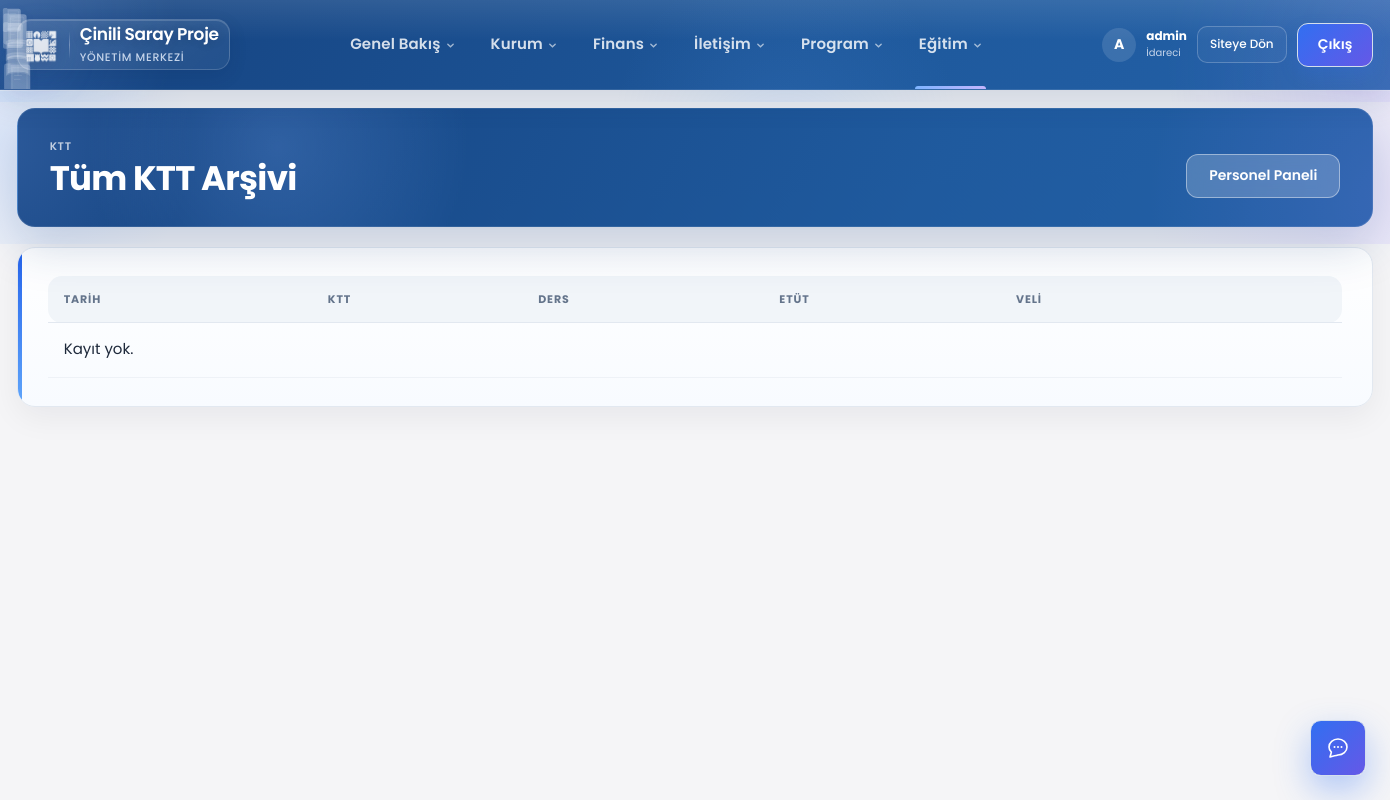
The app's page /yonetim/ktt/ (signed in), older data.
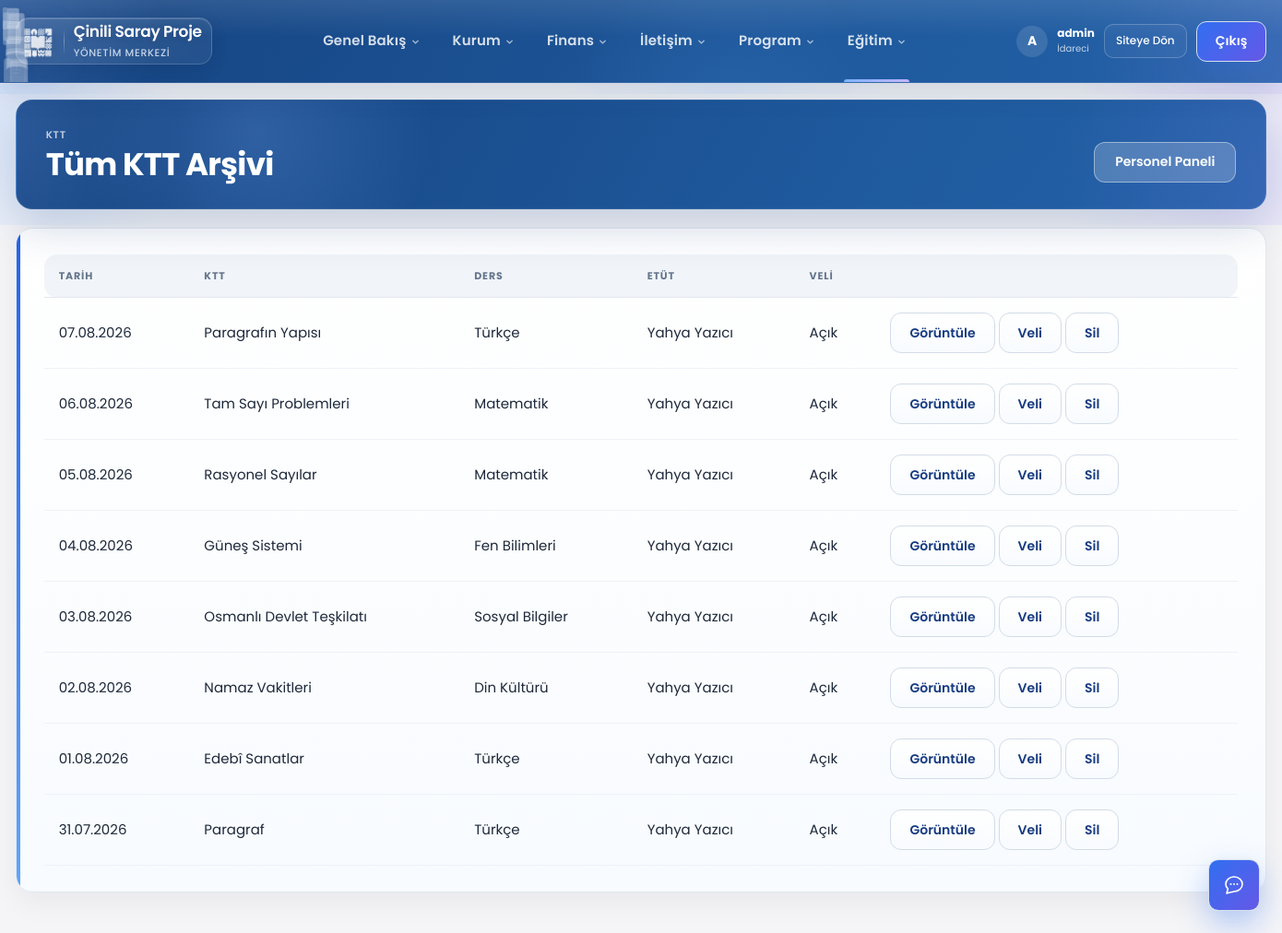
The same page, newer data.
### takip/ktt_models.py (models this page shows, shortened)
class KttSinav(models.Model):
    ad = models.CharField(max_length=200, verbose_name="KTT adı")
    ders = models.ForeignKey(
        "Ders",
        on_delete=models.PROTECT,
        related_name="ktt_sinavlari",
        verbose_name="Ders",
    )
    sinif_seviyesi = models.CharField(
        max_length=30,
        verbose_name="Sınıf seviyesi",
        help_text="Örn. 6, 7, 8",
    )
    hedef_siniflar = models.CharField(
        max_length=200,
        blank=True,
        verbose_name="Hedef sınıflar",
        help_text="Örn. 7-A, 7-B",
    )
    sinav_tarihi = models.DateField(verbose_name="Sınav tarihi")
    soru_sayisi = models.PositiveIntegerField(verbose_name="Soru sayısı")
    aciklama = models.TextField(blank=True, verbose_name="Açıklama")
    etut_hocasi = models.ForeignKey(
        "EtutHocasi",
        on_delete=models.PROTECT,
        related_name="ktt_sinavlari",
        verbose_name="Etüt hocası",
    )
    veliye_goster = models.BooleanField(
        default=True,
        verbose_name="Veli panelinde göster",
    )
    aktif = models.BooleanField(default=True, verbose_name="Aktif")
    olusturan = models.ForeignKey(
        User,
        on_delete=models.SET_NULL,
        null=True,
        blank=True,
        related_name="olusturdugu_ktt_sinavlari",
        verbose_name="Oluşturan",
    )
    olusturulma = models.DateTimeField(auto_now_add=True)
    guncellenme = models.DateTimeField(auto_now=True)
    class Meta:
        verbose_name = "KTT"
        verbose_name_plural = "KTT'ler"
        ordering = ["-sinav_tarihi", "-id"]

### takip/wave0_models.py (models this page shows, shortened)
class Ders(models.Model):
    ad = models.CharField(max_length=120, verbose_name="Ders adı")
    brans = models.ForeignKey(
        Brans,
        on_delete=models.SET_NULL,
        null=True,
        blank=True,
        related_name="dersler",
        verbose_name="Branş",
    )
    sira = models.PositiveIntegerField(default=0, verbose_name="Sıra")
    aktif = models.BooleanField(default=True, verbose_name="Aktif")
    class Meta:
        verbose_name = "Ders"
        verbose_name_plural = "Dersler"
        ordering = ["sira", "ad"]

### takip/models.py (models this page shows, shortened)
class EtutHocasi(models.Model):
    user = models.OneToOneField(
        User,
        on_delete=models.CASCADE,
        related_name="etut_profili",
        verbose_name="Kullanıcı hesabı",
    )
    ad_soyad = models.CharField(
        max_length=120,
        verbose_name="Ad soyad",
    )
    sorumlu_sinif_subeler = models.ManyToManyField(
        SinifSube,
        blank=True,
        related_name="etut_hocalari",
        verbose_name="Sorumlu olduğu sınıf ve şubeler",
    )
    aktif = models.BooleanField(
        default=True,
        verbose_name="Aktif",
    )
    class Meta:
        verbose_name = "Etüt hocası"
        verbose_name_plural = "Etüt hocaları"
        ordering = ["ad_soyad"]

### takip/ktt_yonetim_views.py (the view)
# urls.py: path("ktt/", ktt_views.ktt_listesi, name="ktt_listesi"),
@yonetici_gerekli
def ktt_listesi(request):
    if not can(request.user, "ktt", "view"):
        messages.error(request, "KTT modülüne erişim yok.")
        return redirect("yonetim:dashboard")
    sinavlar = (
        KttSinav.objects.filter(aktif=True)
        .select_related("ders", "etut_hocasi", "olusturan")
        .order_by("-sinav_tarihi", "-id")
    )
    ders = request.GET.get("ders")
    sinif = request.GET.get("sinif")
    if ders:
        sinavlar = sinavlar.filter(ders_id=ders)
    if sinif:
        sinavlar = sinavlar.filter(sinif_seviyesi=sinif)
    return render(
        request,
        "yonetim/ktt_listesi.html",
        {
            "sinavlar": sinavlar,
            "silme_yetkisi": ktt_tam_yetki(request.user),
        },
    )

### takip/asistan_service.py (called while the page is built)
def asistan_kullanilabilir(user: User) -> bool:
    if not getattr(settings, "AI_ASSISTANT_ENABLED", True):
        return False
    if not user.is_authenticated:
        return False
    if kullanici_veli_mi(user) or kullanici_talebe_mi(user) or ogretmen_paneli_kullanicisi_mi(user):
        return False
    return can(user, "asistan", "view") or user.is_superuser

### takip/ktt_service.py (called while the page is built)
def ktt_tam_yetki(user: User) -> bool:
    return user.is_superuser or can(user, "ktt", "delete")

### takip/ogretmen_service.py (called while the page is built, shortened)
def ogretmen_hocasi_for_user(user: User) -> EtutHocasi | None:
    if not user.is_authenticated:
        return None
    hoca = etut_hocasi_for_user(user)
    if hoca and hoca.aktif:
        return hoca

def kullanici_ogretmen_mi(user: User) -> bool:
    return ogretmen_hocasi_for_user(user) is not None

def ogretmen_paneli_kullanicisi_mi(user: User) -> bool:
    if not kullanici_ogretmen_mi(user):
        return False
    if user.is_superuser:
        return False
    try:
        profil = user.personel_profili
    except Exception:
        return True
    return not profil.aktif

### takip/panel_permissions.py (called while the page is built)
def kullanici_rolu(user: User) -> str | None:
    return kullanici_birincil_rol_slug(user)

### templates/yonetim/ktt_listesi.html (shortened to what this page needs)
{% extends "yonetim/base.html" %}
{% block content %}
<section class="yonetim-page-head">
    <div>
        <p class="kicker">KTT</p>
        <h1>Tüm KTT Arşivi</h1>
    </div>
    <a href="{% url 'ktt_listesi' %}" class="ghost-btn">Personel Paneli</a>
</section>
<section class="yonetim-panel">
    <div class="responsive-table">
        <table class="report-data-table">
            <thead>
                <tr>
                    <th>Tarih</th>
                    <th>KTT</th>
                    <th>Ders</th>
                    <th>Etüt</th>
                    <th>Veli</th>
                    <th></th>
                </tr>
            </thead>
            <tbody>
                {% for ktt in sinavlar %}
                <tr>
                    <td>{{ ktt.sinav_tarihi|date:"d.m.Y" }}</td>
                    <td>{{ ktt.ad }}</td>
                    <td>{{ ktt.ders.ad }}</td>
                    <td>{{ ktt.etut_hocasi.ad_soyad }}</td>
                    <td>{% if ktt.veliye_goster %}Açık{% else %}Gizli{% endif %}</td>
                    <td>
                        <a href="{% url 'ktt_detay' ktt.pk %}" class="ghost-btn">Görüntüle</a>
                        <a href="{% url 'yonetim:ktt_veli_toggle' ktt.pk %}" class="ghost-btn">Veli</a>
                        {% if silme_yetkisi %}
                        <a href="{% url 'yonetim:ktt_sil' ktt.pk %}" class="ghost-btn" onclick="return confirm('Silinsin mi?');">Sil</a>
                        {% endif %}
                    </td>
                </tr>
                {% empty %}
                <tr><td colspan="6">Kayıt yok.</td></tr>
                {% endfor %}
            </tbody>
        </table>
    </div>
</section>
{% endblock %}

Row changes from the older to the newer data that the page shows:
added KttSinav: sinav_tarihi "07.08.2026", ad "Paragrafın Yapısı", ders.ad "Türkçe", etut_hocasi.ad_soyad "Yahya Yazıcı", veliye_goster "Açık"
added KttSinav: sinav_tarihi "06.08.2026", ad "Tam Sayı Problemleri", ders.ad "Matematik", etut_hocasi.ad_soyad "Yahya Yazıcı", veliye_goster "Açık"
added KttSinav: sinav_tarihi "05.08.2026", ad "Rasyonel Sayılar", ders.ad "Matematik", etut_hocasi.ad_soyad "Yahya Yazıcı", veliye_goster "Açık"
added KttSinav: sinav_tarihi "04.08.2026", ad "Güneş Sistemi", ders.ad "Fen Bilimleri", etut_hocasi.ad_soyad "Yahya Yazıcı", veliye_goster "Açık"
added KttSinav: sinav_tarihi "03.08.2026", ad "Osmanlı Devlet Teşkilatı", ders.ad "Sosyal Bilgiler", etut_hocasi.ad_soyad "Yahya Yazıcı", veliye_goster "Açık"
added KttSinav: sinav_tarihi "02.08.2026", ad "Namaz Vakitleri", ders.ad "Din Kültürü", etut_hocasi.ad_soyad "Yahya Yazıcı", veliye_goster "Açık"
added KttSinav: sinav_tarihi "01.08.2026", ad "Edebî Sanatlar", ders.ad "Türkçe", etut_hocasi.ad_soyad "Yahya Yazıcı", veliye_goster "Açık"
added KttSinav: sinav_tarihi "31.07.2026", ad "Paragraf", ders.ad "Türkçe", etut_hocasi.ad_soyad "Yahya Yazıcı", veliye_goster "Açık"
Text that changed along with them:
text no longer shown: "Kayıt yok."
